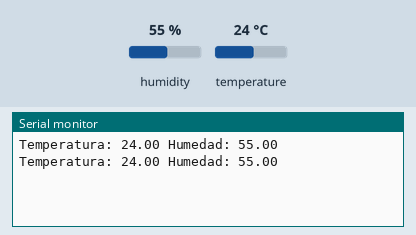
Simulated run of this sketch. Board: Arduino Uno, built with avr-gcc and run on an emulated ATmega328P. Shown: the last lines printed to the serial monitor. The test bench sets the inputs (shaded band); at power-on: humidity 55 %, temperature 24 °C.

Above: at 2.0 s.
2.1 s: humidity set to 22 %
At 3.2 s:
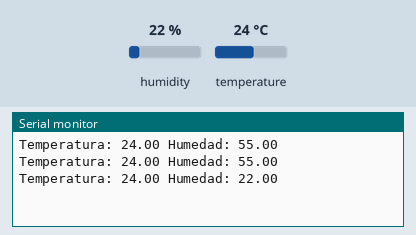
3.8 s: temperature set to 12 °C
At 3.8 s:
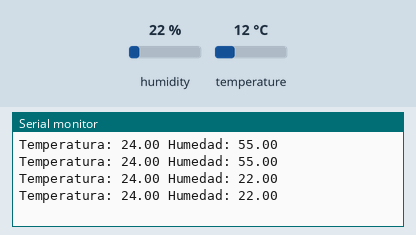
5.5 s: humidity set to 40 %
At 7.1 s:
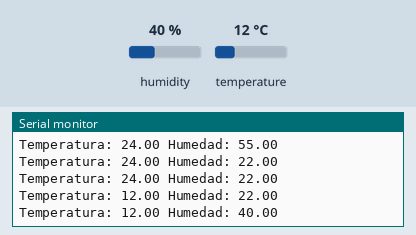
Timing chart, 0 to 8.6 s (numbered marks = the images above; inputs shaded):
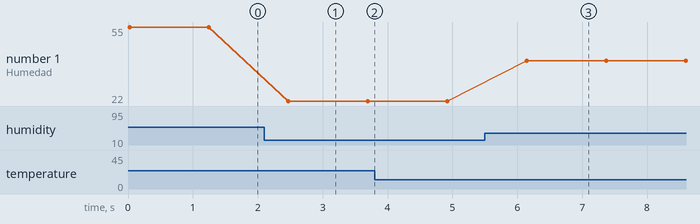

Measured:
- after the input at 2.1 s, the serial monitor: prints a new line after 0.37 s (image 1)
- after the input at 5.5 s, the serial monitor: prints a new line after 0.64 s (image 3)
- plotted number 1: 55 → 22 after the input at 2.1 s, 22 → 40 after the input at 5.5 s

The sketch:

humedad2.ino
```cpp
#include <DHT11.h> //cargamos la librería DHT
int pin=2; //Seleccionamos el pin en el que se //conectará el sensor
DHT11 dht11(pin); //Se selecciona el DHT11 (hay //otros DHT)

void setup() {
Serial.begin(9600); //Se inicia la comunicación serial
}
void loop() {
float temp, hum;
int err;
if((err=dht11.read(hum, temp))==0)
  {
    Serial.print("Temperatura: ");
    Serial.print(temp);
    Serial.print(" Humedad: ");
    Serial.print(hum);
    Serial.println();
  }
       else
          {
             Serial.println();
             Serial.print("Error Num :");
             Serial.print(err);
             Serial.println();
          }
          delay(1200);
}
```
